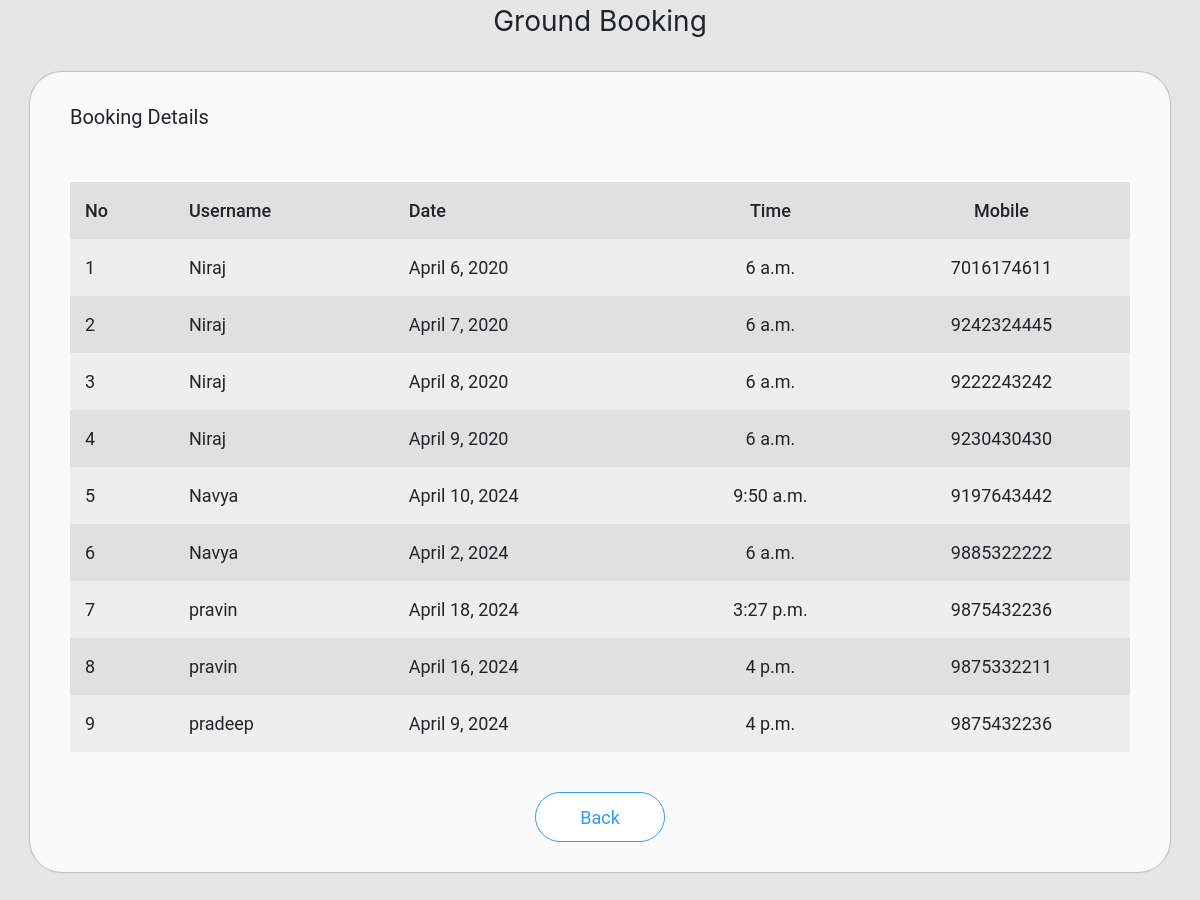
Page /admin_booking (signed in) on the committed database.
### scmapp/models.py (models this page shows)
class Book_ground(models.Model):
    bid = models.AutoField(primary_key=True)
    uid = models.IntegerField()
    name = models.CharField(max_length=20)
    date = models.DateField()
    time = models.TimeField()
    mobile = models.CharField(max_length=10)

### scmapp/views.py (the view)
# urls.py: path('admin_booking',views.admin_booking,name='admin_booking'),
def admin_booking(request):
    if 'aname' in request.session:
        booking = Book_ground.objects.all()
        data = {'booking':booking}
        return render(request,'admin_booking.html',context=data)
    else:
        data = {'status':'You need to login first'}
        return render(request,'admin_login.html',context=data)

### templates/admin_booking.html (shortened to what this page needs)
<!DOCTYPE html>
{% load static %}
<html>
<head>
  <link rel="stylesheet" href="https://stackpath.bootstrapcdn.com/bootstrap/4.4.1/css/bootstrap.min.css">
  <link rel="stylesheet" href="{% static 'css/admin_event.css' %}">
</head>
<body>
<div class="container-fluid header text-center">
  Ground Booking
</div>
<div class="container box">
  Booking Details
  <table>
    <tr style="font-weight:500;">
      <td>No</td>
      <td>Username</td>
      <td>Date</td>
      <td>Time</td>
      <td>Mobile</td>
    </tr>
    {% for b in booking %}
      <tr>
        <td>{{ forloop.counter }}</td>
        <td>{{ b.name}}</td>
        <td>{{ b.date }}</td>
        <td>{{ b.time }}</td>
        <td>{{ b.mobile }}</td>
      </tr>
    {% empty %}
      <tr>
        <td colspan="5" align="center">No Bookings</td>
      </tr>
    {% endfor %}
  </table>
  <div class="footer">
    <a href="{% url 'scmapp:admin_home' %}"><button>Back</button></a>
  </div>
</div>
</body>
</html>

### static/css/admin_event.css (style rules this page uses)
body { background-color: #e6e6e6; }
.header { margin: 30 0px 0px 0px; font-size: 28px; }
.container { width: 100%; }
.box { margin-top: 30px; margin-bottom: 50px; background-color: #fafafa; font-family: 'Roboto'; font-size: 20px; padding: 30px 40px 30px 40px; border-radius: 32px; -webkit-box-shadow:0px 0px 1px 1px #bdbdbd; }
.box button { width: 130px; height: 50px; margin: 0px; background-color: #fff; outline: none; border:1.5px solid #2f9cf1; border-radius: 64px; font-size: 18px; color:#2f9cf1; }
.box table { margin:50px 0px 0px 0px; width:100%; }
.box td { padding:15px; }
.box tr { font-size: 18px; }
.box tr:nth-child(1) { font-size: 18px; font-weight: 500; background-color: #a9a9a9; }
.box tr:nth-child(even) { background-color: #eeeeee; }
.box tr:nth-child(odd) { background-color: #e0e0e0; }
.box td:nth-child(4) { text-align: center; }
.box td:nth-child(5) { text-align: center; }
.footer { margin:40px 0px 0px 0px; height: 50px; text-align: center; }

### rows in the picture
Book_ground: name "Niraj", date "April 6, 2020", time "6 a.m.", mobile "7016174611"
Book_ground: name "Niraj", date "April 7, 2020", time "6 a.m.", mobile "9242324445"
Book_ground: name "Niraj", date "April 8, 2020", time "6 a.m.", mobile "9222243242"
Book_ground: name "Niraj", date "April 9, 2020", time "6 a.m.", mobile "9230430430"
Book_ground: name "Navya", date "April 10, 2024", time "9:50 a.m.", mobile "9197643442"
Book_ground: name "Navya", date "April 2, 2024", time "6 a.m.", mobile "9885322222"
Book_ground: name "pravin", date "April 18, 2024", time "3:27 p.m.", mobile "9875432236"
Book_ground: name "pravin", date "April 16, 2024", time "4 p.m.", mobile "9875332211"
Book_ground: name "pradeep", date "April 9, 2024", time "4 p.m.", mobile "9875432236"
